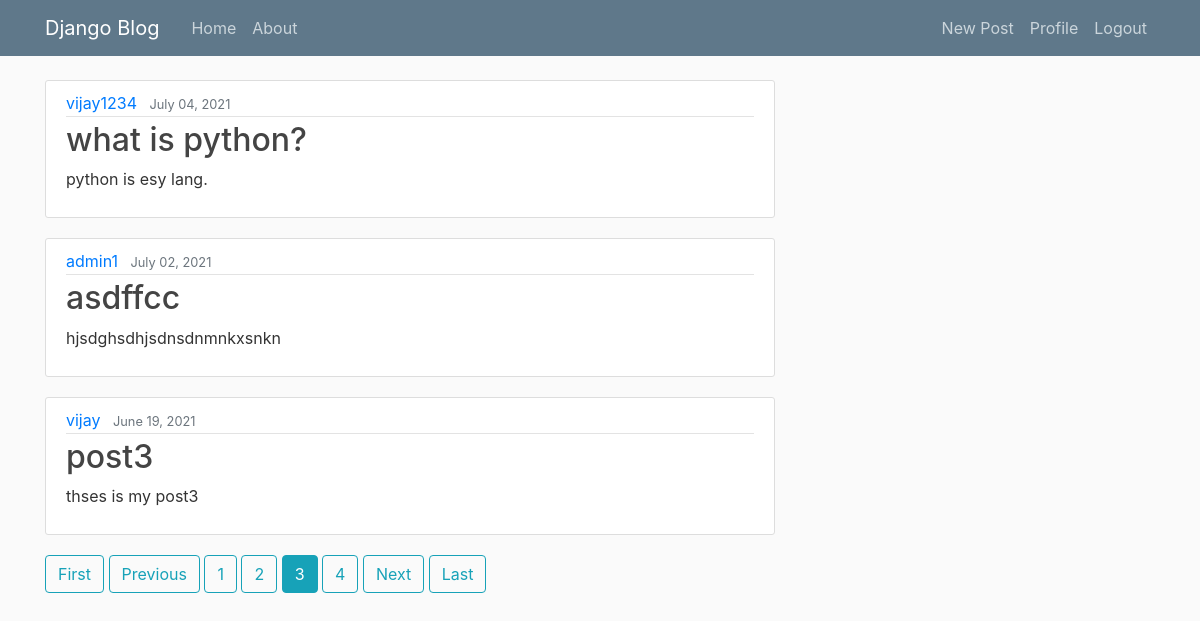
The app's page /?page=3 (signed in) with its own data.
### blog/models.py (models this page shows, shortened)
class Post(models.Model):
    title=models.CharField(max_length=100)
    content=models.TextField()
    date_posted=models.DateTimeField(default=timezone.now)
    author=models.ForeignKey(User,on_delete=models.CASCADE)# ONE TO MANY RELATIONSHIP CREATE FOR USER AND POST:

### blog/views.py (the view)
# urls.py: path('',views.PostListView.as_view(),name='blog-posts'),
class PostListView(LoginRequiredMixin,ListView):
    model = Post
    template_name = 'blog/home.html'
    context_object_name = 'posts'
    ordering = ['-date_posted']
    paginate_by = 3           # MINS ye ordring hain ye kya karta,ki ye jo ham nayi post dalte hain nto ye post startting me diknni chahiye..old bad me

### blog/templates/blog/home.html
{% extends "base.html" %}
{% block body %}
    {% for post in posts %}
        <article class="media content-section">
          <div class="media-body">
            <div class="article-metadata">
              <a class="mr-2" href="{% url 'user-posts' post.author %}">{{ post.author }}</a>
              <small class="text-muted">{{ post.date_posted|date:"F d, Y"  }}</small>
            </div>
            <h2><a class="article-title" href="{% url 'blog-details' post.id %}">{{ post.title }}</a></h2>
            <p class="article-content">{{ post.content }}</p>
          </div>
        </article>
    {% endfor %}
    {% if is_paginated %}
        {% if page_obj.has_previous %}
          <a class="btn btn-outline-info mb-4" href="?page=1">First</a>
          <a class="btn btn-outline-info mb-4" href="?page={{ page_obj.previous_page_number }}">Previous</a>
        {% endif %}
        {% for num in page_obj.paginator.page_range %}
          {% if page_obj.number == num %}
            <a class="btn btn-info mb-4" href="?page={{ num }}">{{ num }}</a>
          {% elif num > page_obj.number|add:'-3' and num < page_obj.number|add:'3' %}
            <a class="btn btn-outline-info mb-4" href="?page={{ num }}">{{ num }}</a>
          {% endif %}
        {% endfor %}
        {% if page_obj.has_next %}
          <a class="btn btn-outline-info mb-4" href="?page={{ page_obj.next_page_number }}">Next</a>
          <a class="btn btn-outline-info mb-4" href="?page={{ page_obj.paginator.num_pages }}">Last</a>
        {% endif %}
    {% endif %}
{% endblock body %}

### blog/static/css/main.css (style rules this page uses)
body { background: #fafafa; color: #333333; margin-top: 5rem; }
h1, h2, h3, h4, h5, h6 { color: #444444; }
.content-section { background: #ffffff; padding: 10px 20px; border: 1px solid #dddddd; border-radius: 3px; margin-bottom: 20px; }
.article-title { color: #444444; }
.article-content { white-space: pre-line; }
.article-metadata { padding-bottom: 1px; margin-bottom: 4px; border-bottom: 1px solid #e3e3e3 }

### records on screen
Post: author "vijay1234", date_posted "July 04, 2021", title "what is python?", content "python is esy lang."
Post: author "admin1", date_posted "July 02, 2021", title "asdffcc", content "hjsdghsdhjsdnsdnmnkxsnkn"
Post: author "vijay", date_posted "June 19, 2021", title "post3", content "thses is my post3"

### other values on screen
{{ num }} "1" "2" "4"
{{ num }} "3"
